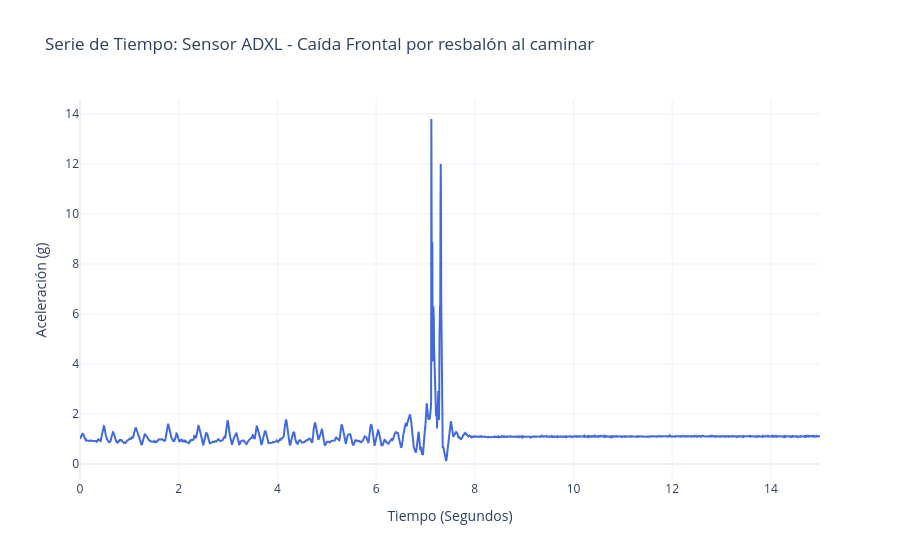

Write notebook code for a chart like this one.
### Code cell
df_F01_SA01_R01_mag = importar_y_limpiar("F01_SA01_R01", magnitud=True)  # Cambiar a False si no se desea la magnitud
graficar_serie_tiempo(df_F01_SA01_R01_mag, 'ADXL', actividad="Caída Frontal por resbalón al caminar")

### Figure 1 — Plotly figure (JSON) as saved in the notebook; plotly's stock layout.template omitted (floating-point values rounded to 4 significant figures; data arrays with more than 128 entries replaced by an {"elided": "..."} marker saying what was removed)
{"data": [{"line": {"color": "royalblue", "width": 2}, "mode": "lines", "name": "ADXL", "type": "scatter", "x": {"elided": "3000 float values"}, "y": {"elided": "3000 float values"}}], "layout": {"hovermode": "x unified", "title": {"text": "Serie de Tiempo: Sensor ADXL - Caída Frontal por resbalón al caminar"}, "xaxis": {"title": {"text": "Tiempo (Segundos)"}}, "yaxis": {"title": {"text": "Aceleración (g)"}}}}
